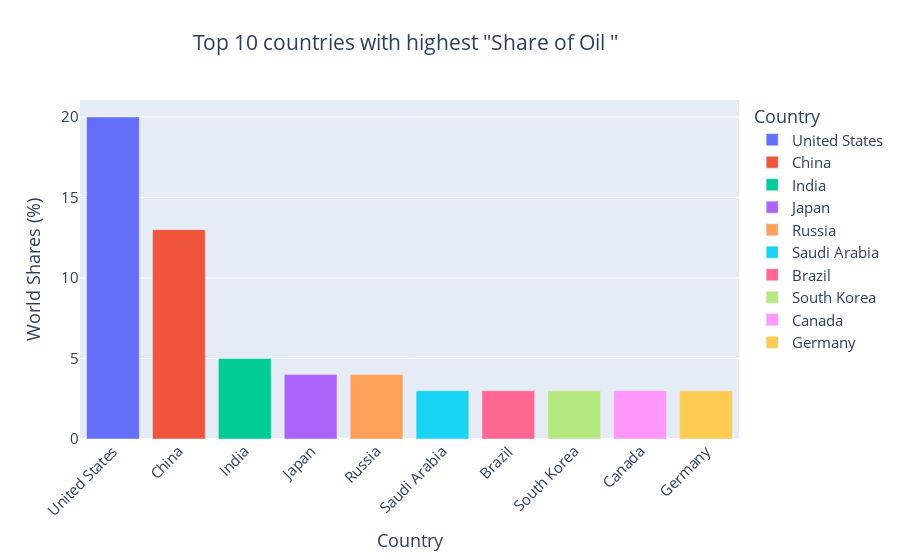

Here is the notebook cell this chart was saved with:
### Markdown cell above
### **5.3 Visualize Top 10 countries with highest "Share of Oil"**

### Code cell
top_share = df.nlargest(10, 'World Share')

# Create a stacked bar with more customization
fig = px.bar(top_share, x='Country', y='World Share', color='Country', title='Top 10 countries with highest "Share of Oil "',

      labels={'World Share': 'World Shares (%) ', 'Country': 'Country '})
fig.update_layout(font_size=15, title_x=0.45, xaxis_tickangle=-45)

### Figure 1 — Plotly figure (JSON) as saved in the notebook; plotly's stock layout.template omitted (floating-point values rounded to 4 significant figures)
{"data": [{"alignmentgroup": "True", "hovertemplate": "Country =%{x}<br>World Shares (%) =%{y}<extra></extra>", "legendgroup": "United States", "marker": {"color": "#636efa", "pattern": {"shape": ""}}, "name": "United States", "offsetgroup": "United States", "orientation": "v", "showlegend": true, "textposition": "auto", "type": "bar", "x": ["United States"], "xaxis": "x", "y": [20], "yaxis": "y"}, {"alignmentgroup": "True", "hovertemplate": "Country =%{x}<br>World Shares (%) =%{y}<extra></extra>", "legendgroup": "China", "marker": {"color": "#EF553B", "pattern": {"shape": ""}}, "name": "China", "offsetgroup": "China", "orientation": "v", "showlegend": true, "textposition": "auto", "type": "bar", "x": ["China"], "xaxis": "x", "y": [13], "yaxis": "y"}, {"alignmentgroup": "True", "hovertemplate": "Country =%{x}<br>World Shares (%) =%{y}<extra></extra>", "legendgroup": "India", "marker": {"color": "#00cc96", "pattern": {"shape": ""}}, "name": "India", "offsetgroup": "India", "orientation": "v", "showlegend": true, "textposition": "auto", "type": "bar", "x": ["India"], "xaxis": "x", "y": [5], "yaxis": "y"}, {"alignmentgroup": "True", "hovertemplate": "Country =%{x}<br>World Shares (%) =%{y}<extra></extra>", "legendgroup": "Japan", "marker": {"color": "#ab63fa", "pattern": {"shape": ""}}, "name": "Japan", "offsetgroup": "Japan", "orientation": "v", "showlegend": true, "textposition": "auto", "type": "bar", "x": ["Japan"], "xaxis": "x", "y": [4], "yaxis": "y"}, {"alignmentgroup": "True", "hovertemplate": "Country =%{x}<br>World Shares (%) =%{y}<extra></extra>", "legendgroup": "Russia", "marker": {"color": "#FFA15A", "pattern": {"shape": ""}}, "name": "Russia", "offsetgroup": "Russia", "orientation": "v", "showlegend": true, "textposition": "auto", "type": "bar", "x": ["Russia"], "xaxis": "x", "y": [4], "yaxis": "y"}, {"alignmentgroup": "True", "hovertemplate": "Country =%{x}<br>World Shares (%) =%{y}<extra></extra>", "legendgroup": "Saudi Arabia", "marker": {"color": "#19d3f3", "pattern": {"shape": ""}}, "name": "Saudi Arabia", "offsetgroup": "Saudi Arabia", "orientation": "v", "showlegend": true, "textposition": "auto", "type": "bar", "x": ["Saudi Arabia"], "xaxis": "x", "y": [3], "yaxis": "y"}, {"alignmentgroup": "True", "hovertemplate": "Country =%{x}<br>World Shares (%) =%{y}<extra></extra>", "legendgroup": "Brazil", "marker": {"color": "#FF6692", "pattern": {"shape": ""}}, "name": "Brazil", "offsetgroup": "Brazil", "orientation": "v", "showlegend": true, "textposition": "auto", "type": "bar", "x": ["Brazil"], "xaxis": "x", "y": [3], "yaxis": "y"}, {"alignmentgroup": "True", "hovertemplate": "Country =%{x}<br>World Shares (%) =%{y}<extra></extra>", "legendgroup": "South Korea", "marker": {"color": "#B6E880", "pattern": {"shape": ""}}, "name": "South Korea", "offsetgroup": "South Korea", "orientation": "v", "showlegend": true, "textposition": "auto", "type": "bar", "x": ["South Korea"], "xaxis": "x", "y": [3], "yaxis": "y"}, {"alignmentgroup": "True", "hovertemplate": "Country =%{x}<br>World Shares (%) =%{y}<extra></extra>", "legendgroup": "Canada", "marker": {"color": "#FF97FF", "pattern": {"shape": ""}}, "name": "Canada", "offsetgroup": "Canada", "orientation": "v", "showlegend": true, "textposition": "auto", "type": "bar", "x": ["Canada"], "xaxis": "x", "y": [3], "yaxis": "y"}, {"alignmentgroup": "True", "hovertemplate": "Country =%{x}<br>World Shares (%) =%{y}<extra></extra>", "legendgroup": "Germany", "marker": {"color": "#FECB52", "pattern": {"shape": ""}}, "name": "Germany", "offsetgroup": "Germany", "orientation": "v", "showlegend": true, "textposition": "auto", "type": "bar", "x": ["Germany"], "xaxis": "x", "y": [3], "yaxis": "y"}], "layout": {"barmode": "relative", "font": {"size": 15}, "legend": {"title": {"text": "Country "}, "tracegroupgap": 0}, "title": {"text": "Top 10 countries with highest \"Share of Oil \"", "x": 0.45}, "xaxis": {"anchor": "y", "categoryarray": ["United States", "China", "India", "Japan", "Russia", "Saudi Arabia", "Brazil", "South Korea", "Canada", "Germany"], "categoryorder": "array", "domain": [0, 1], "tickangle": -45, "title": {"text": "Country "}}, "yaxis": {"anchor": "x", "domain": [0, 1], "title": {"text": "World Shares (%) "}}}}
